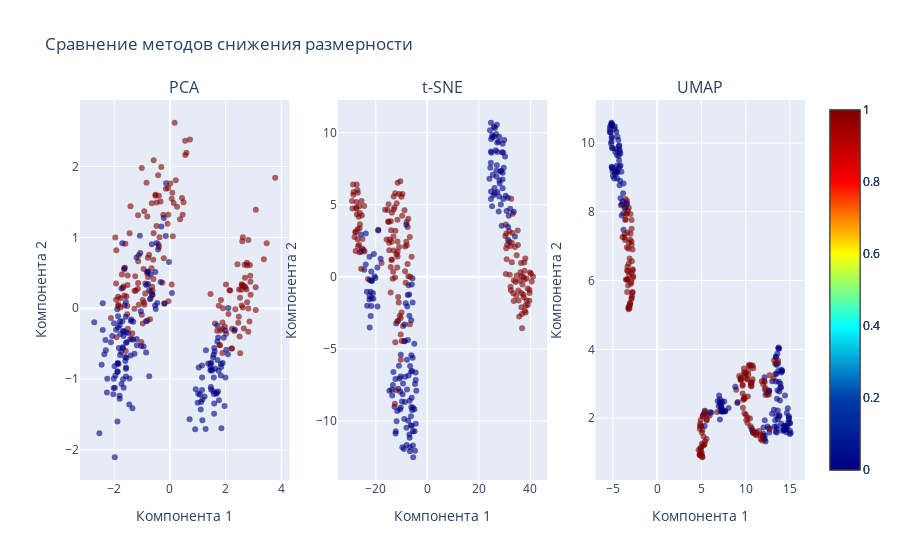

Notebook source saved alongside this figure:
### Markdown cell above
## 6)  t-SNE, UMAP

### Code cell
import numpy as np
import plotly.graph_objects as go
import plotly.subplots as sp
from sklearn.decomposition import PCA
from sklearn.manifold import TSNE
import umap

pca = PCA(n_components=2)
X_pca = pca.fit_transform(X_scaled)

tsne = TSNE(n_components=2, random_state=42)
X_tsne = tsne.fit_transform(X_scaled)

umap_m = umap.UMAP(n_components=2, random_state=42)
X_umap = umap_m.fit_transform(X_scaled)

def plot_results(X_embedded, title, subplot_col, fig):
    fig.add_trace(go.Scatter(
        x=X_embedded[:, 0], y=X_embedded[:, 1],
        mode='markers',
        marker=dict(color=y, colorscale='Jet', showscale=True, opacity=0.6),
        name=title
    ), row=1, col=subplot_col)
    fig.update_xaxes(title_text='Компонента 1', row=1, col=subplot_col)
    fig.update_yaxes(title_text='Компонента 2', row=1, col=subplot_col)
    fig.update_layout(title_text='Сравнение методов снижения размерности', showlegend=False)

fig = sp.make_subplots(rows=1, cols=3, subplot_titles=('PCA', 't-SNE', 'UMAP'))

plot_results(X_pca, 'PCA', 1, fig)
plot_results(X_tsne, 't-SNE', 2, fig)
plot_results(X_umap, 'UMAP', 3, fig)

fig.show()

### Figure 1 — Plotly figure (JSON) as saved in the notebook; plotly's stock layout.template omitted (floating-point values rounded to 4 significant figures; data arrays with more than 128 entries replaced by an {"elided": "..."} marker saying what was removed)
{"data": [{"marker": {"color": {"elided": "332 int values"}, "colorscale": [[0, "rgb(0,0,131)"], [0.2, "rgb(0,60,170)"], [0.4, "rgb(5,255,255)"], [0.6, "rgb(255,255,0)"], [0.8, "rgb(250,0,0)"], [1, "rgb(128,0,0)"]], "opacity": 0.6, "showscale": true}, "mode": "markers", "name": "PCA", "type": "scatter", "x": {"elided": "332 float values"}, "xaxis": "x", "y": {"elided": "332 float values"}, "yaxis": "y"}, {"marker": {"color": {"elided": "332 int values"}, "colorscale": [[0, "rgb(0,0,131)"], [0.2, "rgb(0,60,170)"], [0.4, "rgb(5,255,255)"], [0.6, "rgb(255,255,0)"], [0.8, "rgb(250,0,0)"], [1, "rgb(128,0,0)"]], "opacity": 0.6, "showscale": true}, "mode": "markers", "name": "t-SNE", "type": "scatter", "x": {"elided": "332 float values"}, "xaxis": "x2", "y": {"elided": "332 float values"}, "yaxis": "y2"}, {"marker": {"color": {"elided": "332 int values"}, "colorscale": [[0, "rgb(0,0,131)"], [0.2, "rgb(0,60,170)"], [0.4, "rgb(5,255,255)"], [0.6, "rgb(255,255,0)"], [0.8, "rgb(250,0,0)"], [1, "rgb(128,0,0)"]], "opacity": 0.6, "showscale": true}, "mode": "markers", "name": "UMAP", "type": "scatter", "x": {"elided": "332 float values"}, "xaxis": "x3", "y": {"elided": "332 float values"}, "yaxis": "y3"}], "layout": {"annotations": [{"font": {"size": 16}, "showarrow": false, "text": "PCA", "x": 0.1444, "xanchor": "center", "xref": "paper", "y": 1, "yanchor": "bottom", "yref": "paper"}, {"font": {"size": 16}, "showarrow": false, "text": "t-SNE", "x": 0.5, "xanchor": "center", "xref": "paper", "y": 1, "yanchor": "bottom", "yref": "paper"}, {"font": {"size": 16}, "showarrow": false, "text": "UMAP", "x": 0.8556, "xanchor": "center", "xref": "paper", "y": 1, "yanchor": "bottom", "yref": "paper"}], "showlegend": false, "title": {"text": "Сравнение методов снижения размерности"}, "xaxis": {"anchor": "y", "domain": [0, 0.2889], "title": {"text": "Компонента 1"}}, "xaxis2": {"anchor": "y2", "domain": [0.3556, 0.6444], "title": {"text": "Компонента 1"}}, "xaxis3": {"anchor": "y3", "domain": [0.7111, 1], "title": {"text": "Компонента 1"}}, "yaxis": {"anchor": "x", "domain": [0, 1], "title": {"text": "Компонента 2"}}, "yaxis2": {"anchor": "x2", "domain": [0, 1], "title": {"text": "Компонента 2"}}, "yaxis3": {"anchor": "x3", "domain": [0, 1], "title": {"text": "Компонента 2"}}}}
